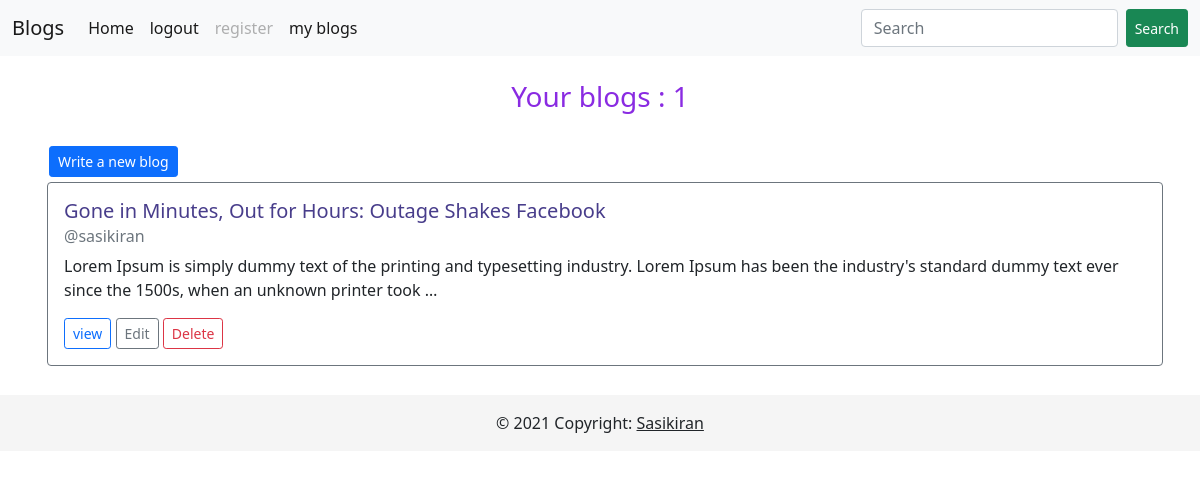
The page /myblogs/ (signed in) on the database its author committed.
### blogs/models.py (models this page shows, shortened)
class Post(models.Model):
    title = models.CharField(max_length=200)
    author = models.ForeignKey('auth.User', on_delete=models.CASCADE)
    body = models.TextField()
    created_date = models.DateTimeField(auto_now_add=True)
    modified = models.DateTimeField(auto_now=True)

### blogs/views.py (the view)
# urls.py: path('myblogs/', views.myblogs, name='myblogs'),
@login_required(login_url='login')
def myblogs(request):
    current_user = request.user
    posts = Post.objects.filter(author=current_user.id)
    count = posts.count()
    context = {
        'posts' : posts,
        'count' : count,
    }
    return render(request, 'blogs/myblogs.html', context)

### templates/blogs/myblogs.html (shortened to what this page needs)
{% extends 'base.html' %}
{% block content %}
<br>
<h3 class="text-center">Your blogs : {{ count }}</h3>
<br>
{% if user.is_authenticated %}
<div class="container">
    <a class="btn btn-primary btn-sm " style="margin-left: 7px;" href="{% url 'addblog' %}" role="button">Write a new
        blog</a>
</div>
{% endif %}
<div class="container">
    {% for post in posts %}
    <div class="row">
        <div class="col">
            <div class="card border-secondary" style="width: 100%; margin: 5px;">
                <div class="card-body">
                    <h5 class="card-title">{{ post.title }}</h5>
                    <h6 class="card-subtitle mb-2 text-muted">@{{post.author.username}}</h6>
                    <p class="card-text">{{ post.body | safe | truncatewords:30}}</p>
                    <a class="btn btn-outline-primary btn-sm" href="{% url 'post_details' post.id %}"
                        role="button">view</a>
                    {% if post.author == user %}
                    <a href="{% url 'updateBlog' post.id %}" class="btn btn-outline-secondary btn-sm">Edit</a>
                    <a href="{% url 'deleteBlog' post.id %}" class="btn btn-outline-danger btn-sm">Delete</a>
                    {% endif %}
                </div>
            </div>
        </div>
    </div>
    {% endfor %}
</div>
{% endblock %}

### templates/base.html (style rules this page uses)
h5 { color: darkslateblue; }
h3 { color: blueviolet; }

### rows shown on the page
Post: title "Gone in Minutes, Out for Hours: Outage Shakes Facebook", author.username "sasikiran", body "Lorem Ipsum is simply dummy text of the printing and typesetting industry. Lorem Ipsum has been the industry's standard dummy text ever since the 1500s, when an unknown printer took …", shows "Edit"

### other values the page prints
{{ count }} "1"
